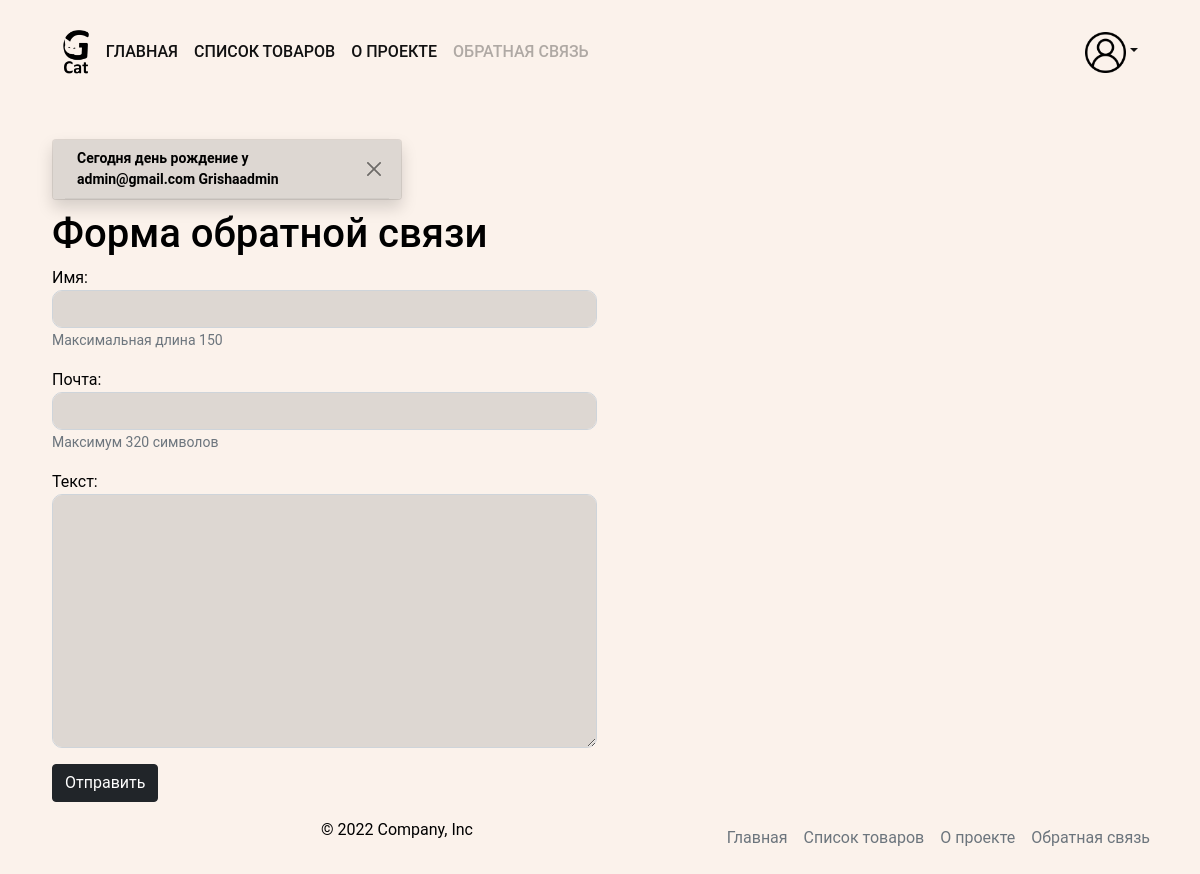
The app's page /feedback/, older data.
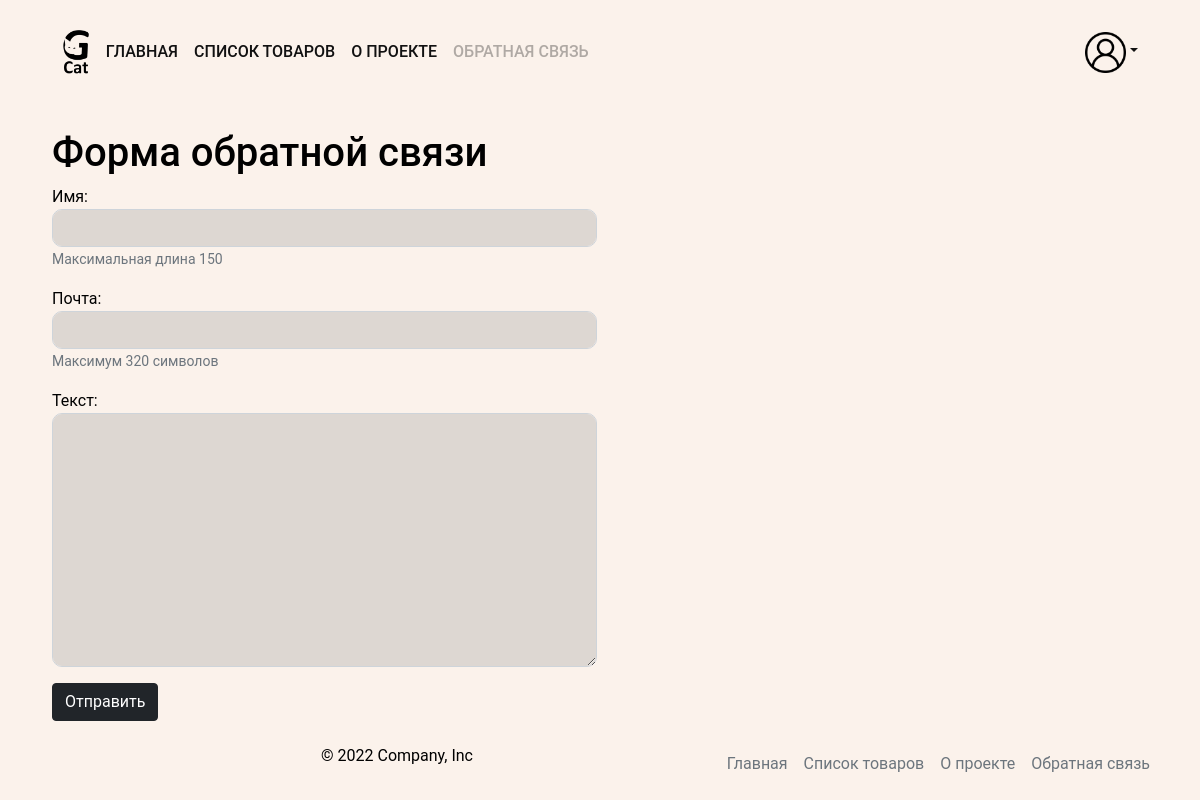
The same page, newer data.
### users/models.py (models this page shows, shortened)
class Profile(AbstractBaseUser, PermissionsMixin):
    objects = ProfileManager()
    first_name = models.CharField(
        'имя',
        max_length=150,
        blank=True,
        null=True,
    )
    last_name = models.CharField(
        'фамилия',
        max_length=150,
        blank=True,
        null=True,
    )
    email = models.EmailField(
        'почта',
        unique=True,
        null=True,
    )
    is_active = models.BooleanField(
        'активная учетная запись',
        default=True,
        null=True,
    )
    is_staff = models.BooleanField(
        'сотрудник',
        default=False,
        null=True,
    )
    is_superuser = models.BooleanField(
        'админ',
        default=False,
        null=True,
    )
    date_joined = models.DateTimeField(default=timezone.now)
    birthday = models.DateField(
        'день рождения',
        blank=True,
        null=True,
    )
    USERNAME_FIELD = 'email'
    class Meta:
        default_related_name = 'profiles'
        verbose_name = 'пользователь'
        verbose_name_plural = 'пользователи'

### feedback/views.py (the view, shortened to what this page needs)
# urls.py: path('', views.FeedBackView.as_view(), name='feedback'),
class FeedBackView(FormView):
    model = Feedback
    form_class = FeedbackForm
    template_name = 'feedback/index.html'
    success_url = reverse_lazy('feedback:feedback')

### feedback/forms.py
class FeedbackForm(forms.ModelForm):
    def __init__(self, *args, **kwargs):
        super().__init__(*args, **kwargs)
        for field in self.visible_fields():
            field.field.widget.attrs['class'] = 'form-control'
    class Meta:
        model = Feedback
        fields = '__all__'

### core/user_processor.py (called while the page is built)
def access_users(request):
    users = Profile.objects.published()
    return {'users': users}

### users/managers.py (called while the page is built)
    def published(self):
        return (
            self.get_queryset()
            .filter(birthday=datetime.today())
            .values('email', 'first_name')
        )

### templates/feedback/index.html (shortened to what this page needs)
{% extends "base.html" %}
{% load static %}
{% block content %}
<h1>Форма обратной связи</h1>
<form method="post">
  {% for field in form %}
    <div class="mb-3">
      <div class="row g-3 align-items-center">
        <div class="col-6">
          {{ field.label_tag }}
          {{ field }}
          {% if field.help_text %}
            <span class="form-text">
              {{ field.help_text }}
            </span>
          {% endif %}
        </div>
      </div>
    </div>
  {% endfor %}
  <button type="submit" class="btn btn-dark">Отправить</button>
</form>
{% endblock %}

### templates/includes/users_birthday.html
<div class="container">
  <div class="row">
    {% for user in users %}
    <div class="toast fade show" role="alert" aria-live="assertive" aria-atomic="true" style="margin: 10px; background-color: #ddd7d2; color: #000;">
      <div class="toast-header" style="background-color: #ddd7d2; color: #000;">
        <strong class="me-auto">
          Сегодня день рождение у {{ user.email }}
          {% if user.first_name %}
            {{ user.first_name }}
          {% endif %}
        </strong>
        <button type="button" class="btn-close" data-bs-dismiss="toast" aria-label="Close"></button>
      </div>
    </div>
    {% endfor %}
  </div>
</div>

Row changes from the older to the newer data that the page shows:
no longer on this page (row edited): Profile: email "admin@gmail.com", first_name "Grishaadmin"
